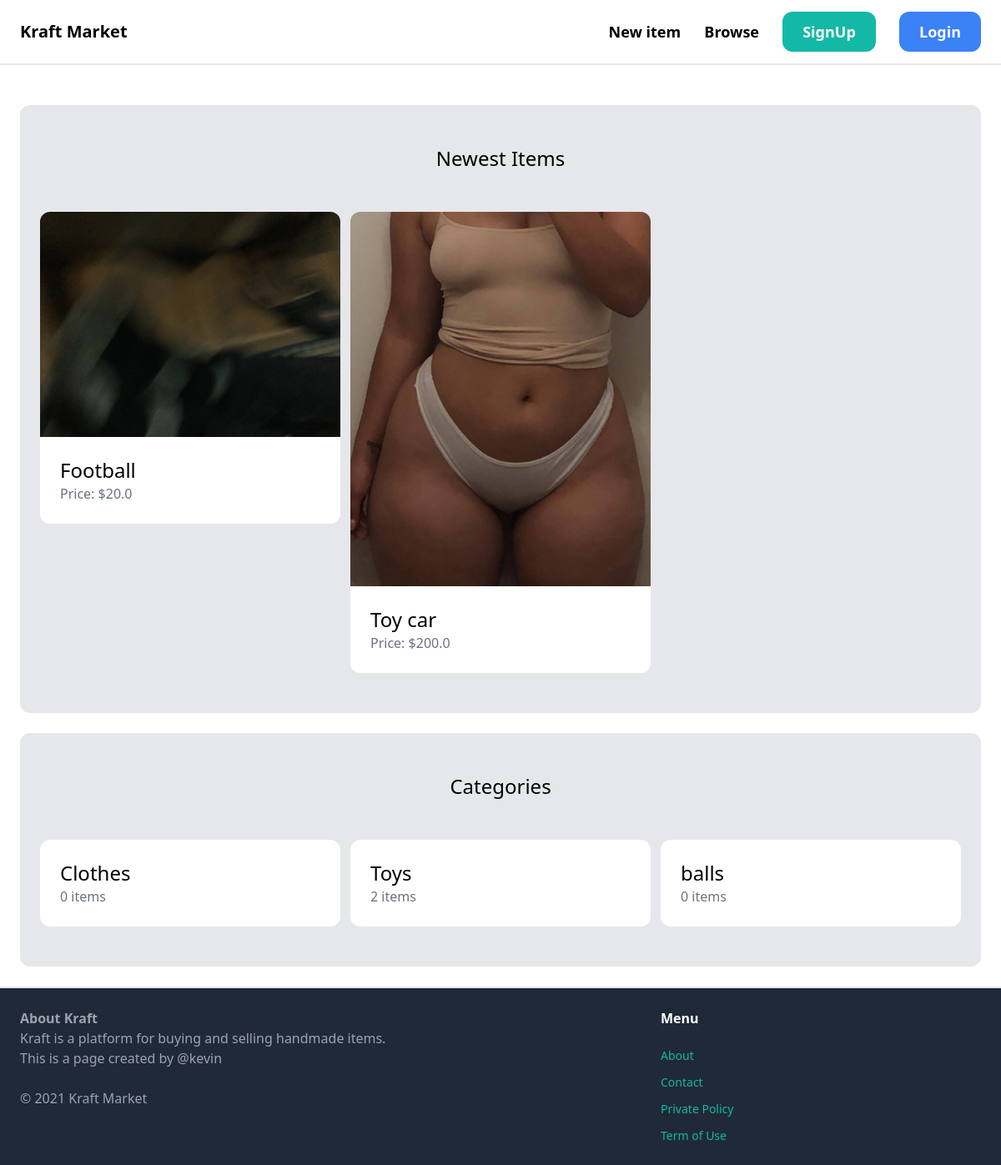
Before: / with the older database file.
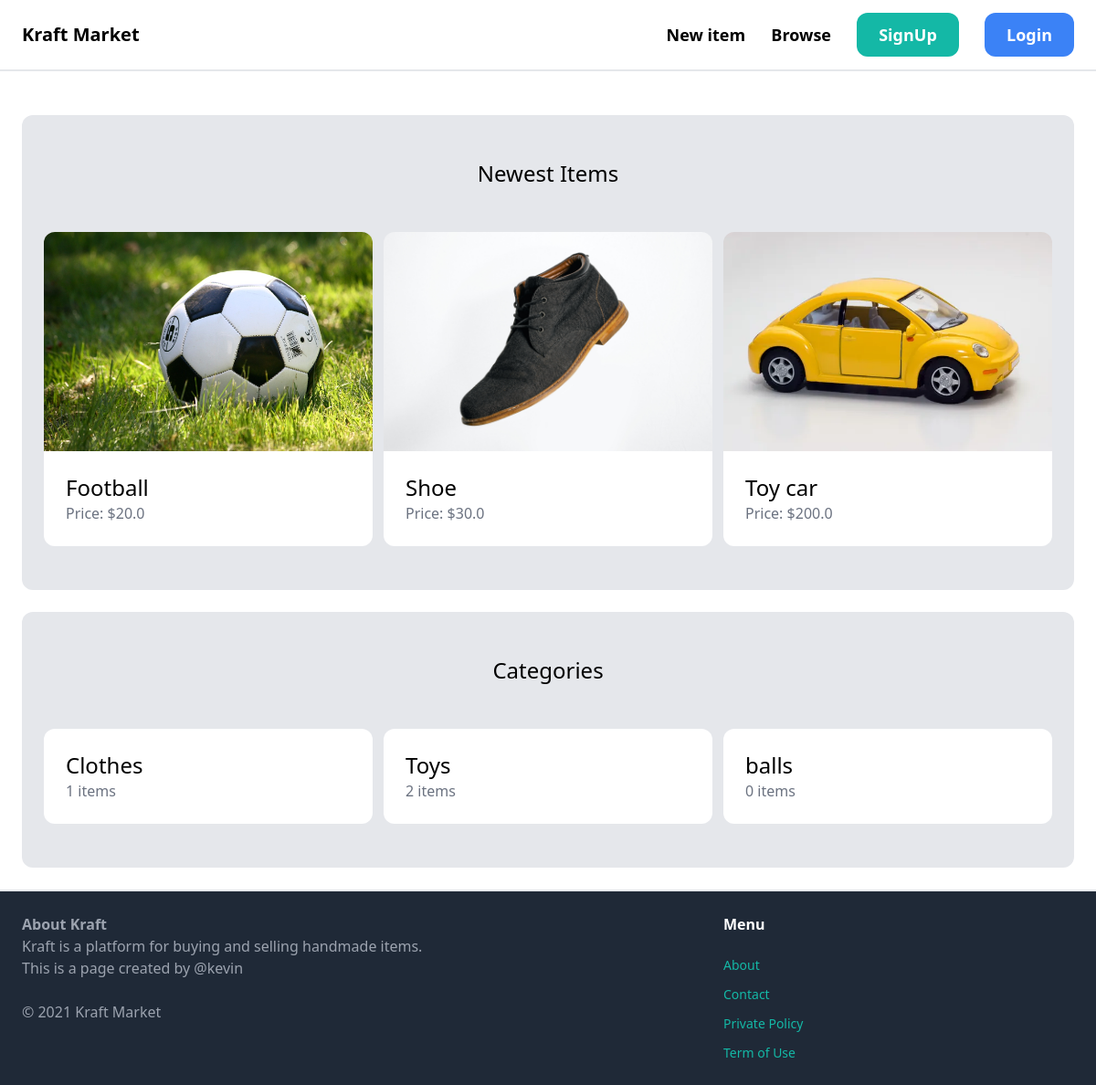
After: the same page with the newer database file.
### item/models.py (models this page shows, shortened)
class Item(models.Model): # this is the item model
    Category = models.ForeignKey(Category, related_name='items', on_delete=models.CASCADE) # this is the category of the item, also gets the items that belongs to the specific category, and when the category is deleted, the items will also be deleted, this is the relationship between the category and the item
    name = models.CharField(max_length=255) # this is the name of the item
    description = models.TextField(blank=True, null=True) # this is the description of the item
    price = models.FloatField() # this is the price of the item
    image = models.ImageField(upload_to='item_images', blank=True, null=True) # this is the image of the item
    is_sold = models.BooleanField(default=False) # this is the status of the item
    created_by = models.ForeignKey(User, related_name='items', on_delete=models.CASCADE) #this is the user who created the item, also gets the items that belongs to the specific user, and when the user is deleted, the items will also be deleted, this is the relationship between the user and the item
    created_at = models.DateTimeField(auto_now_add=True) # this is the date and time the item was created
    class Meta:
        ordering = ['name']

class Category(models.Model):
    name = models.CharField(max_length=255)
    class Meta:
        ordering = ['name']
        verbose_name_plural = 'categories'

### core/views.py (the view)
# urls.py: path('', views.index, name='index'),
def index(request):
    items = Item.objects.filter(is_sold=False) # this will get all the items that are not sold from the database
    categories = Category.objects.all() # this will get all the categories from the database
    return render(request, 'core/index.html', {'items': items, 'categories': categories}) # this is the index view that will render the index.html template and pass the items and categories to the template

### core/templates/core/index.html (shortened to what this page needs)
{% extends 'core/base.html' %}
{% block content %}
<div class="mt-6 px-6 py-12 bg-gray-200 rounded-xl">
    <h2 class="mb-12 text-center text-2xl">
        Newest Items
    </h2>
    <div class="grid grid-cols-3 gap-3">
        {% for item in items %}
            <div class="">
                <a href="{% url 'item:detail' item.id %}">
                    <div>
                        {%  if item.image %}
                        <img src="{{ item.image.url }}" alt="{{ item.title }}" class="rounded-t-xl">
                    </div>
                    {% endif %}
                    <div class="p-6 bg-white rounded-b-xl">
                        <h3 class="text-2xl "> {{ item.name }}</h3>
                        <p class="text-gray-500">Price: ${{ item.price }}</p>
                    </div>
                </a>
            </div>
        {% endfor %}
    </div>
</div>
<div class="mt-6 px-6 py-12 bg-gray-200 rounded-xl">
    <h2 class="mb-12 text-2xl text-center">
        Categories
    </h2>
    <div class="grid grid-cols-3 gap-3">
       {% for category in categories %}
        <div>
            <a href="#">
                <div class="p-6 bg-white rounded-b-xl rounded-t-xl">
                    <h3 class="text-2xl "> {{ category.name }}</h3>
                    <p class="text-gray-500">{{ category.items.count }} items</p>
                </div>
            </a>
        </div>
       {% endfor %}
    </div>
</div>
{% endblock %}

### core/templates/core/base.html (shortened to what this page needs)
<!doctype html>
<html>
  <head>
    <script src="https://cdn.tailwindcss.com"></script>
  </head>
  <body>
    <nav class = 'py-6 px-6 flex justify-between items-center border-b-2 border-gray-200'>
        <a href="/" class="text-xl font-bold">Kraft Market</a>
        <div class="space-x-6">
            <a href="#" class="text-lg font-semibold hover:text-gray-200">New item</a>
            <a href="#" class="text-lg font-semibold hover:text-gray-200">Browse</a>
            <a href="{% url 'core:signup'  %}" class=" px-6 py-3 text-lg font-semibold bg-teal-500 text-white rounded-xl hover:bg-teal-600">SignUp</a>
            <a href="#" class=" px-6 py-3 text-lg font-semibold bg-blue-500 text-white rounded-xl hover:bg-blue-600">Login</a>
     </div>
    </nav>
    <div class = "px-6 py-6">
        {% block content %}
        {% endblock %}
    </div>
    <footer class = 'py-6 px-6 flex justify-between bg-gray-800 border-t-2 border-gray-200'>
        <div class="w-2/3 pr-10">
           <h3 class=" font-semibold text-gray-400 hover:text-gray-200">About Kraft</h3>
            <p class="text-gray-400">Kraft is a platform for buying and selling handmade items.</p>
            <p class="text-gray-400 ">This is a page created by @kevin</p><br>
            <p class="text-gray-400">© 2021 Kraft Market</p>
        </div>
        <div class="w-1/3">
            <h1 class="mb-5 font-semibold text-white">Menu</h1>
            <ul class="space-y-2">
                <li><a href="#" class="text-sm text-teal-500 hover:text-teal-700">About</a></li>
                <li><a href="{% url 'core:contact' %}" class="text-sm text-teal-500 hover:text-teal-700">Contact</a></li>
                <li><a href="#" class="text-sm text-teal-500 hover:text-teal-700">Private Policy</a></li>
                <li><a href="#" class="text-sm text-teal-500 hover:text-teal-700">Term of Use</a></li>
        </div>
    </footer>
  </body>
</html>

Changed rows visible on the page:
changed Item "Football": image: a different picture
added Item: image (picture), name "Shoe", price "30.0"
changed Item "Toy car": image: a different picture
computed for Category "Clothes": items.count "0" → "1"
